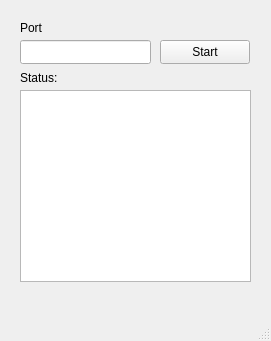
<?xml version="1.0" encoding="UTF-8"?>
<ui version="4.0">
 <class>ServerWindow</class>
 <widget class="QMainWindow" name="ServerWindow">
  <property name="geometry">
   <rect>
    <x>0</x>
    <y>0</y>
    <width>271</width>
    <height>341</height>
   </rect>
  </property>
  <property name="windowTitle">
   <string>MainWindow</string>
  </property>
  <widget class="QWidget" name="centralwidget">
   <widget class="QPushButton" name="srvStartStopButton">
    <property name="geometry">
     <rect>
      <x>160</x>
      <y>40</y>
      <width>90</width>
      <height>24</height>
     </rect>
    </property>
    <property name="text">
     <string>Start</string>
    </property>
   </widget>
   <widget class="QLabel" name="srvPortLabel">
    <property name="geometry">
     <rect>
      <x>20</x>
      <y>20</y>
      <width>66</width>
      <height>16</height>
     </rect>
    </property>
    <property name="text">
     <string>Port</string>
    </property>
   </widget>
   <widget class="QLineEdit" name="srvPortEdit">
    <property name="geometry">
     <rect>
      <x>20</x>
      <y>40</y>
      <width>131</width>
      <height>24</height>
     </rect>
    </property>
   </widget>
   <widget class="QLabel" name="srvStatusLabel">
    <property name="geometry">
     <rect>
      <x>20</x>
      <y>70</y>
      <width>51</width>
      <height>16</height>
     </rect>
    </property>
    <property name="text">
     <string>Status:</string>
    </property>
   </widget>
   <widget class="QLabel" name="srvStatusValue">
    <property name="geometry">
     <rect>
      <x>80</x>
      <y>70</y>
      <width>81</width>
      <height>16</height>
     </rect>
    </property>
    <property name="text">
     <string/>
    </property>
   </widget>
   <widget class="QListWidget" name="srvClientList">
    <property name="geometry">
     <rect>
      <x>20</x>
      <y>90</y>
      <width>231</width>
      <height>192</height>
     </rect>
    </property>
   </widget>
  </widget>
  <widget class="QMenuBar" name="menubar">
   <property name="geometry">
    <rect>
     <x>0</x>
     <y>0</y>
     <width>271</width>
     <height>21</height>
    </rect>
   </property>
  </widget>
  <widget class="QStatusBar" name="statusbar"/>
 </widget>
 <resources/>
 <connections/>
</ui>
